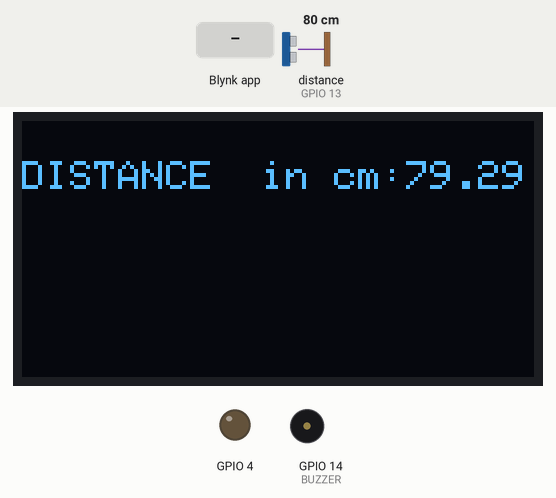
The sketch below on a simulated ESP32. Parts: 128×64 one-colour display, output pins drawn as LEDs (lit = HIGH), buzzer (waves = sounding, pin HIGH). Wiring (inferred from the names in the program): ultrasonic range finder: trigger GPIO 12; echo GPIO 13. The test bench sets the inputs (shaded band); at power-on: distance to the obstacle (sensor on GPIO 13) 80 cm. The echo pulse lasts 58.3 µs per cm; WiFi joins after 1.5 s; servers stay silent unless stated; pins used as bus, display or sensor lines are not drawn; what the sketch prints to the serial monitor is not drawn.

Above: at 5.0 s.
5.1 s: distance to the obstacle (sensor on GPIO 13) set to 2 cm
At 7.0 s:
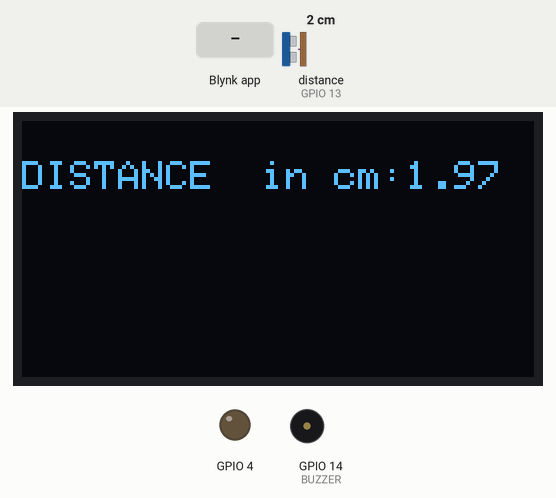
7.3 s: Blynk app writes 1 to V2
At 8.5 s:
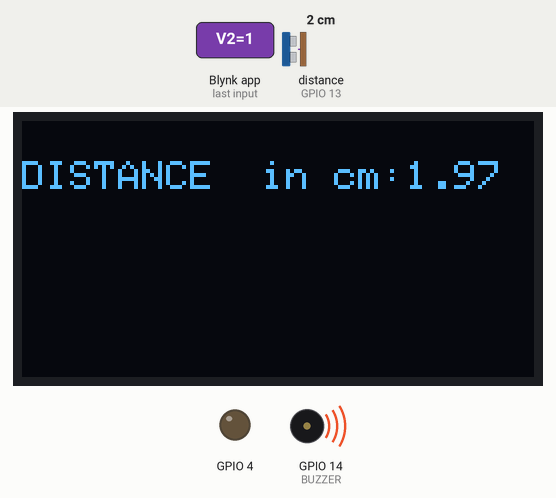
8.8 s: distance to the obstacle (sensor on GPIO 13) set to 4 cm
At 9.6 s:
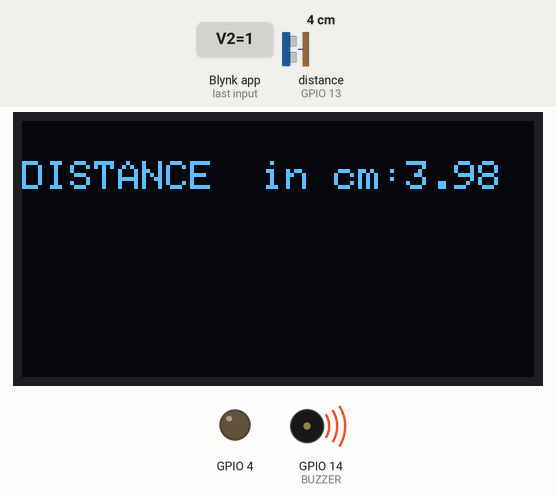
10.3 s: distance to the obstacle (sensor on GPIO 13) set to 9 cm
At 12.0 s:
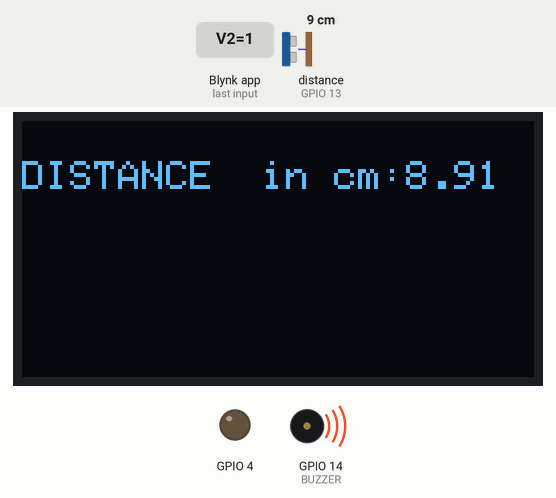
12.3 s: Blynk app writes 0 to V2
At 13.5 s:
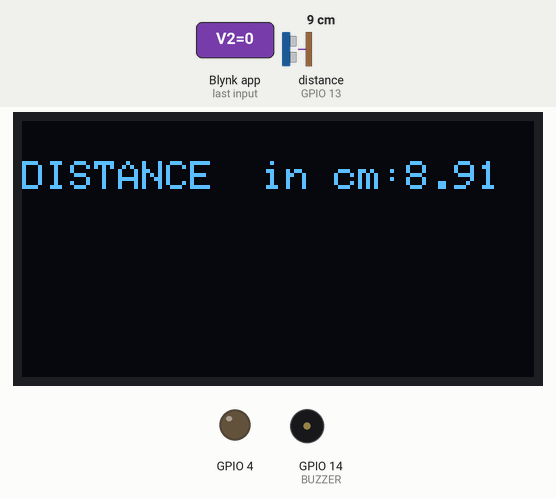
Timing chart, 0 to 14.8 s (numbered marks = the images above; inputs shaded):
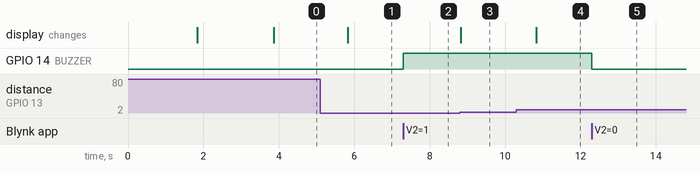

The sketch:

ulrasonic_display.ino
```cpp
#define BLYNK_PRINT Serial
#define BLYNK_TEMPLATE_ID "TMPL3GIsTCbVL"
#define BLYNK_TEMPLATE_NAME "ultrasonic sensor"
#define BLYNK_AUTH_TOKEN "gcsa7hxQ3CTP2pNj_WHt3pF1RhZYJ0aX"
#include <WiFi.h>
#include <WiFiClient.h>
#include <BlynkSimpleEsp32.h>
#define TRIG 12
#define ECHO 13
long int duration;
float distance =0 ;

char auth[] = BLYNK_AUTH_TOKEN;
char ssid[] = "Redmi 9";
char pass[] = "12345678";
BlynkTimer timer;

#define BUZZER 14
#include<Adafruit_SSD1306.h>
#define SCREEN_WIDTH 128
#define SCREEN_HEIGHT 64
Adafruit_SSD1306 display(SCREEN_WIDTH,SCREEN_HEIGHT,&Wire,-1);
void setup() {
  // put your setup code here, to run once:
  Serial.begin(115200);
  pinMode(BUZZER,OUTPUT);
   pinMode(TRIG,OUTPUT);
  pinMode(ECHO,INPUT);
  pinMode(4,OUTPUT);
  Blynk.begin(BLYNK_AUTH_TOKEN, ssid, pass);
  timer.setInterval(1000L, sendSensor);
   display.begin(SSD1306_SWITCHCAPVCC,0X3c);
  delay(2000);

  display.setTextSize(1);
  display.setTextColor(WHITE);
}

void loop() {
  // put your main code here, to run repeatedly:
  Blynk.run();
  timer.run();
}

void sendSensor()
{
   digitalWrite(TRIG,LOW);
  delayMicroseconds(5);
  digitalWrite(TRIG,HIGH);
  delayMicroseconds(10);
  digitalWrite(TRIG,LOW);
  duration=pulseIn(ECHO,HIGH);
  distance=0.034*(duration/2);
  Serial.print("DISTANCE  in cm:");
  Serial.println(distance);

  Blynk.virtualWrite(V0,distance);

  display.clearDisplay();
  display.setCursor(0,10);
  display.print("DISTANCE  in cm:");
  display.println(distance);

  display.display();
}

BLYNK_WRITE(V2)
{
  int value = param.asInt();
  Blynk.virtualWrite(V2,value);
  if(value==1){
    digitalWrite(BUZZER,HIGH);
  }
  else
  {
    digitalWrite(BUZZER,LOW);
  }
}
```

Measured:
- after the input at 5.1 s, the display: changes after 0.73 s (image 1)
- after the input at 7.3 s, GPIO 14 (BUZZER): LOW → HIGH at once
- after the input at 8.8 s, the display: changes at once (image 3)
- after the input at 10.3 s, the display: changes after 0.53 s (image 4)
- after the input at 12.3 s, GPIO 14 (BUZZER): HIGH → LOW at once
